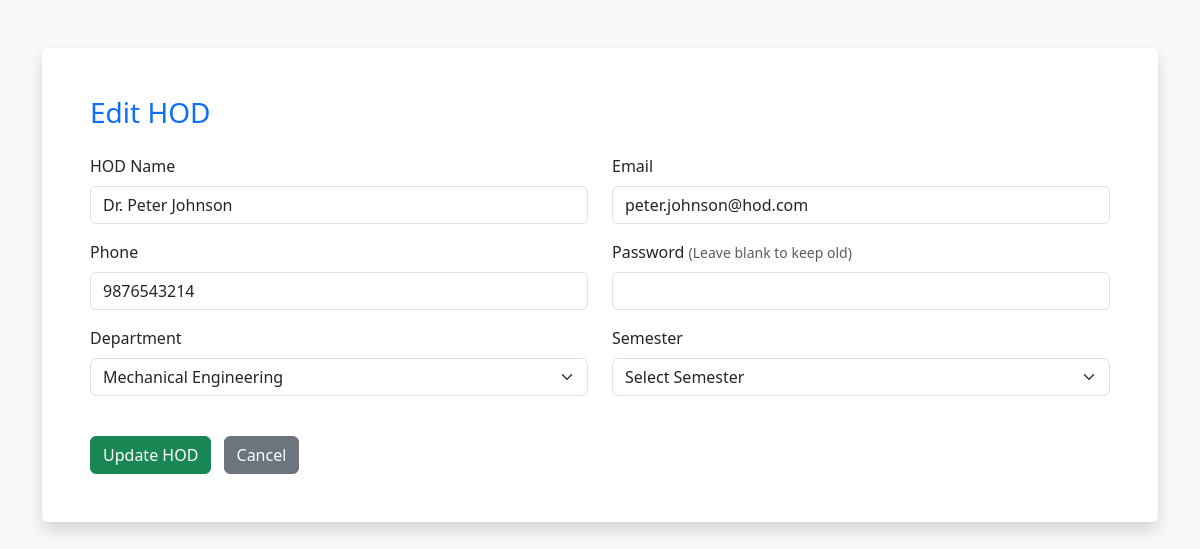
The app's page /admin/edit_hod_form.php?id=1 with its own data.
### tables this page shows
CREATE TABLE `hod` (
  `user_id` int(11) NOT NULL,
  `name` varchar(100) NOT NULL,
  `email` varchar(100) NOT NULL,
  `mobile` varchar(15) DEFAULT NULL,
  `password` varchar(255) NOT NULL,
  `dept_id` int(11) DEFAULT NULL
);

### admin/edit_hod_form.php (the view, shortened to what this page needs)
<?php
include '../dbconnect.php';
$id = $_GET['id'];
$data = $conn->query("SELECT * FROM hod WHERE user_id = $id");
$row = $data->fetch_assoc();
$departments = $conn->query("SELECT * FROM department");
?>
<!DOCTYPE html>
<html lang="en">
<head>
  <link href="https://cdn.jsdelivr.net/npm/bootstrap@5.3.0/dist/css/bootstrap.min.css" rel="stylesheet">
</head>
<body class="bg-light">
<div class="container mt-5">
  <div class="bg-white p-5 rounded shadow">
    <h3 class="mb-4 text-primary">Edit HOD</h3>
    <form action="function_hod.php" method="POST">
      <div class="row">
        <div class="col-md-6 mb-3">
          <label class="form-label">HOD Name</label>
          <input type="text" name="name" value="<?= $row['name'] ?>" class="form-control" required>
        </div>
        <div class="col-md-6 mb-3">
          <label class="form-label">Email</label>
          <input type="email" name="email" value="<?= $row['email'] ?>" class="form-control" required>
        </div>
        <div class="col-md-6 mb-3">
          <label class="form-label">Phone</label>
          <input type="text" name="phone" value="<?= $row['mobile'] ?>" class="form-control" required>
        </div>
        <div class="col-md-6 mb-3">
          <label class="form-label">Password <small class="text-muted">(Leave blank to keep old)</small></label>
          <input type="password" name="password" class="form-control">
        </div>
        <div class="col-md-6 mb-3">
          <label class="form-label">Department</label>
          <select name="dept_id" class="form-select" required>
            <?php while ($d = $departments->fetch_assoc()):
              $selected = ($d['dept_id'] == $row['dept_id']) ? 'selected' : '';
              echo "<option value='{$d['dept_id']}' $selected>{$d['dept_name']}</option>";
            endwhile; ?>
          </select>
        </div>
        <div class="col-md-6 mb-3">
          <label class="form-label">Semester</label>
          <select name="semester" class="form-select" required>
            <option value="">Select Semester</option>
          </select>
        </div>
      </div>
      <div class="mt-4">
        <button type="submit" name="update_hod" class="btn btn-success">Update HOD</button>
        <a href="admin_dashboard.php?section=hod.php" class="btn btn-secondary ms-2">Cancel</a>
      </div>
    </form>
  </div>
</div>
</body>
</html>

### records on screen
hod: name "Dr. Peter Johnson", email "peter.johnson@hod.com", phone "9876543214"

### other values on screen
form field dept_id "Mechanical Engineering"
